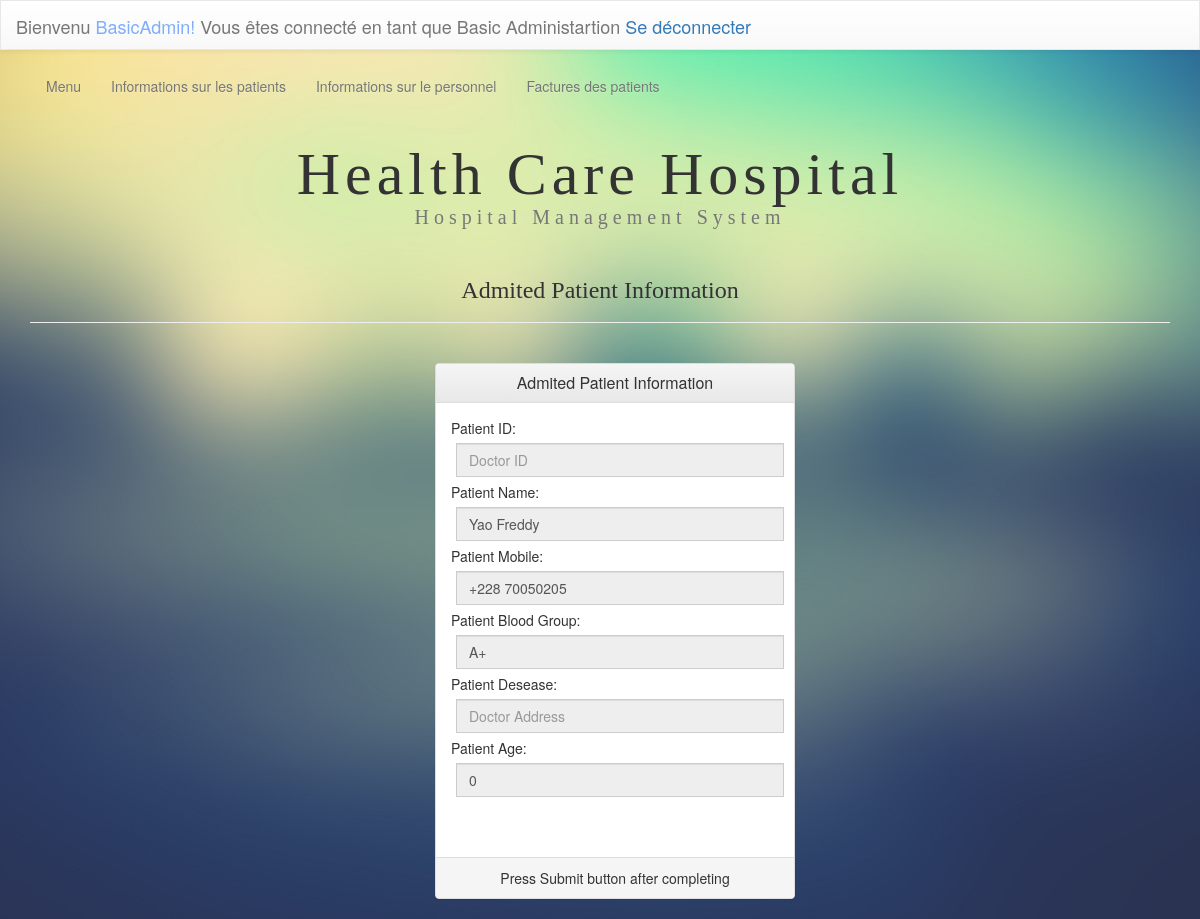
The app's page /admitpf.php (signed in) with its own data.
### tables this page shows
CREATE TABLE `patient` (
  `pet_id` int(11) NOT NULL,
  `pet_reg_date` datetime DEFAULT current_timestamp(),
  `pet_fn` varchar(100) DEFAULT NULL,
  `pet_sn` varchar(100) DEFAULT NULL,
  `pet_addr` varchar(500) DEFAULT NULL,
  `pet_ac` varchar(4) DEFAULT '+228',
  `pet_con` int(10) DEFAULT NULL,
  `pet_em` varchar(1000) DEFAULT NULL,
  `pet_gen` varchar(10) DEFAULT NULL,
  `pet_bd` date DEFAULT NULL,
  `pet_age` int(3) DEFAULT NULL,
  `pet_des` text NOT NULL,
  `pet_bg` varchar(3) DEFAULT NULL,
  `Pet_opdid` int(11) DEFAULT NULL,
  `Insert_admunname` varchar(100) DEFAULT NULL,
  `Update_sadmunname` varchar(100) DEFAULT NULL,
  `update_date` datetime DEFAULT NULL
);

### admitpf.php (the view, shortened to what this page needs)
<?php include 'connect.php';?>
<!DOCTYPE html PUBLIC "-//W3C//DTD XHTML 1.0 Transitional//EN" "http://www.w3.org/TR/xhtml1/DTD/xhtml1-transitional.dtd">
<html xmlns="http://www.w3.org/1999/xhtml">
<head>
<link rel="stylesheet" href="css/bootstrap.min.css">
<link rel="stylesheet" href="css/bootstrap-theme.min.css">
<link rel="stylesheet" type="text/css" href="css/staff.css"/>
</head>
<body>
<?php include_once('navbar.php');?>
<div class="container">
<div class="row">
<div class="col-md-12 col-xs-12">
<h1 class="text-center ">Health Care Hospital<br /><small style="font-size:20px">Hospital Management System</small></h1></div>
</div>
</div>
<div class="container">
<div class="row">
<div class="col-md-12 col-xs-12">
<div class="page-header">
<h3 style="font-family:calibri;" class="text-center">Admited Patient Information</h3></div>
<br />
<div class="container">
<div class="row ">
<div class="col-md-4 col-md-offset-4 col-xs-12">
<div class="panel panel-default">
<div class="panel-heading">
<h3 class="panel-title text-center">Admited Patient Information</h3>
</div>
<center>
<div class="panel-body">
<div>
<?php
$id=$_REQUEST['id'];
$query = "SELECT patient.pet_age,patient.pet_ac,patient.pet_id,patient.pet_fn,patient.pet_sn,patient.pet_con,patient.pet_bg,admit_pet.pet_des,admit_pet.pet_id
FROM admit_pet
RIGHT JOIN patient
ON admit_pet.pet_id='".$id."'";
$result = mysqli_query($con, $query) or die ( mysqli_error());
$row = mysqli_fetch_assoc($result);
?>
  <form method="post" action="">
<div align="left">Patient ID:</div>
    <input disabled    value="<?php echo $row["pet_id"]; ?>" style="margin:5px;  border-radius:0px" type="text" class="form-control" placeholder="Doctor ID" >
<div align="left">Patient Name:</div>
    <input disabled    value="<?php echo $row["pet_fn"]; ?> <?php echo $row["pet_sn"]; ?>" style="margin:5px;  border-radius:0px" type="text" class="form-control" placeholder="Doctor Name">
<div align="left">Patient Mobile:</div>
    <input disabled    value="<?php echo $row["pet_ac"]; ?> <?php echo $row["pet_con"]; ?>" style="margin:5px;  border-radius:0px" type="text" class="form-control" placeholder="Doctor Contact number">
<div align="left">Patient Blood Group:</div>
    <input disabled    value="<?php echo $row["pet_bg"]; ?>" style="margin:5px;  border-radius:0px" type="text" class="form-control" placeholder="Doctor Address">
<div align="left">Patient Desease:</div>
        <input disabled    value="<?php echo $row["pet_des"]; ?>" style="margin:5px;  border-radius:0px" type="text" class="form-control" placeholder="Doctor Address">
<div align="left">Patient Age:</div>
                <input disabled    value="<?php echo $row["pet_age"]; ?>" style="margin:5px;  border-radius:0px" type="text" class="form-control" placeholder="Doctor Address">
  </form>
</center>
<div class="panel-footer text-center">Press Submit button after completing </div>
</div>
</div>
</div>
</div>
</div>
</div>
</div>
</body>
</html>

### css/staff.css (style rules this page uses)
body { background:url(../images/background.jpg) no-repeat center center fixed ; -webkit-background-size:cover; -moz-background-size:cover; -o-background-size:cover; background-size:cover; }
h1 { text-align:center; font-family:"calibri"; font-size:60px; padding-top:10px; letter-spacing:5px; }

### records on screen
patient: pet_fn+pet_sn "Yao Freddy", pet_ac+pet_con "+228 70050205", pet_bg "A+", pet_age "0"

### other values on screen
$_SESSION['sadmun'] "BasicAdmin"
$_SESSION['admty'] "Basic Administartion"
